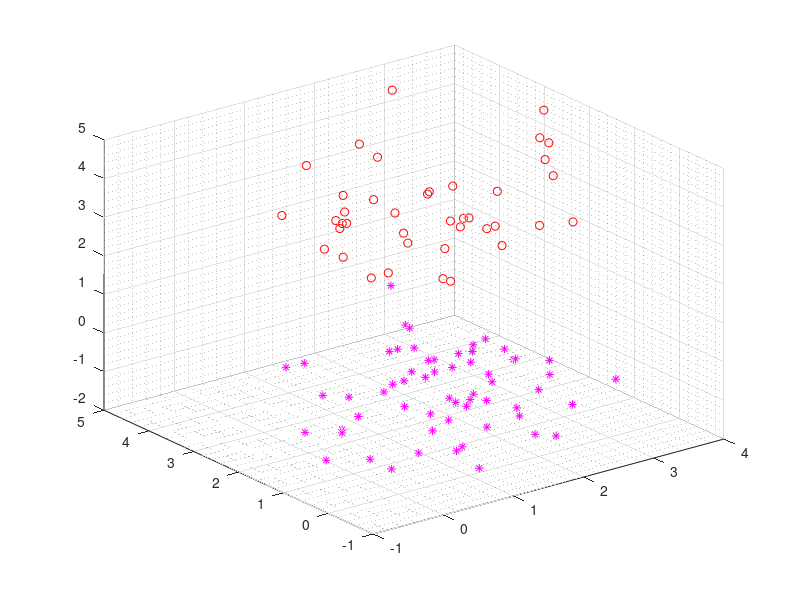

Recreate this plot in MATLAB. (Note: this script raises an error after producing the figure.)
%% Sarikakis Ilias - Ioannis:1428
%% Main executable file
clear
clc

% load('exdata.mat','p','t'); % Loading of exdata.mat
load('exdata_new.mat','p','t'); % Loading of exdata.mat
%%
x1 = p(1,t(1,:)==1);
y1 = p(2,t(1,:)==1);    % Separating the pattern coordinates
z1 = p(3,t(1,:)==1);    % x1,y1,z1 and x2,y2,z2 based on the their category.
x2 = p(1,t(1,:)==2);    % They will be used in order to plot the data.
y2 = p(2,t(1,:)==2);
z2 = p(3,t(1,:)==2);

X1 = p(1,:);    
X2 = p(2,:);    % Creating the inputs X1,X2,X3 and the expected output Y
X3 = p(3,:);    % in order to feed them to the perceptron.
Y = t(1,:);

W1 = -1+rand(1,1)*2;
W2 = -1+rand(1,1)*2;    % Weights initialization with random values.
W3 = -1+rand(1,1)*2;
W0 = -1+rand(1,1)*2;

%% Changing the classification of the second class from 2 to -1 (rename)
for i=1:size(Y,2)
    if Y(1,i) ~= 1      % An optional step, but I wanted to follow the
        Y(1,i) = -1;    % way the classes were shown inside the lesson notes.
    end
end
%% Creating a figure and displaying the data.
figure(1);
plot3(x1,y1,z1,'ro');
hold on;
plot3(x2,y2,z2,'m*');
hold on;
grid on;
grid minor;
hold on;
%% Execution the Perceptron algorithm
Perceptron(X1,X2,X3,Y,W1,W2,W3,W0);
PerceptronV2(X1,X2,X3,Y,W1,W2,W3,W0);

%% Results Section:
%% NOTES: 
% - epsilon is located in line 9 of PerceptronV2.m

% - P1 = Is the original Perceptron algorithm.
% - P2 = Has the weight distance as a terminal condition.

% - Same dataset, same initial weights, same learning rate, different epsilon value.

%% Observations:
% - Since ||w(k)-w(k+1)|| < epsilon, epsilon must be > 0

% - Second perceptron will always finish 1 or 2 epochs faster than the
% first perceptron (on the 1st dataset), since P2 doesn't go through all
% the patterns to check whether weight changes are required or not.
% P2 simply checks the weight distance after each pattern.

% - On the second dataset, P1 is guaranteed to find the linear separation.
% P2 has a high chance of getting really close to a linear separation, but
% it gets stopped by the weight distance terminal condition before it finds
% the solution.

% - An epsilon that is bellow a certain threshold is guaranteed to find the
% solution to a linear separable problem, if there is a large enough gap
% between the 2 different categories of the dataset. Here the threshold is
% the learning rate.

% - If epsilon > learning rate, there is a big chance that P2 will stop
% without managing to find the linear solution.

%% Conclusions:
% - P2 is not guaranteed to find a solution to a linear separated problem.
% It's success chance depends on how close the 2 categories are from each
% other. The smaller the gap between the 2 categories, the smaller the
% chances of success.

% - Epsilon greatly depends on the learning rate. If epsilon < learning rate,
% then a solution will always be achieved. If epsilon > learning rate, then
% depending on how much larger epsilon is, a solution might never be
% reached.

% - I believe that P2 is capable of coming really close to a solution for
% non-linear separable problems, thanks to the weight distance calculation.
